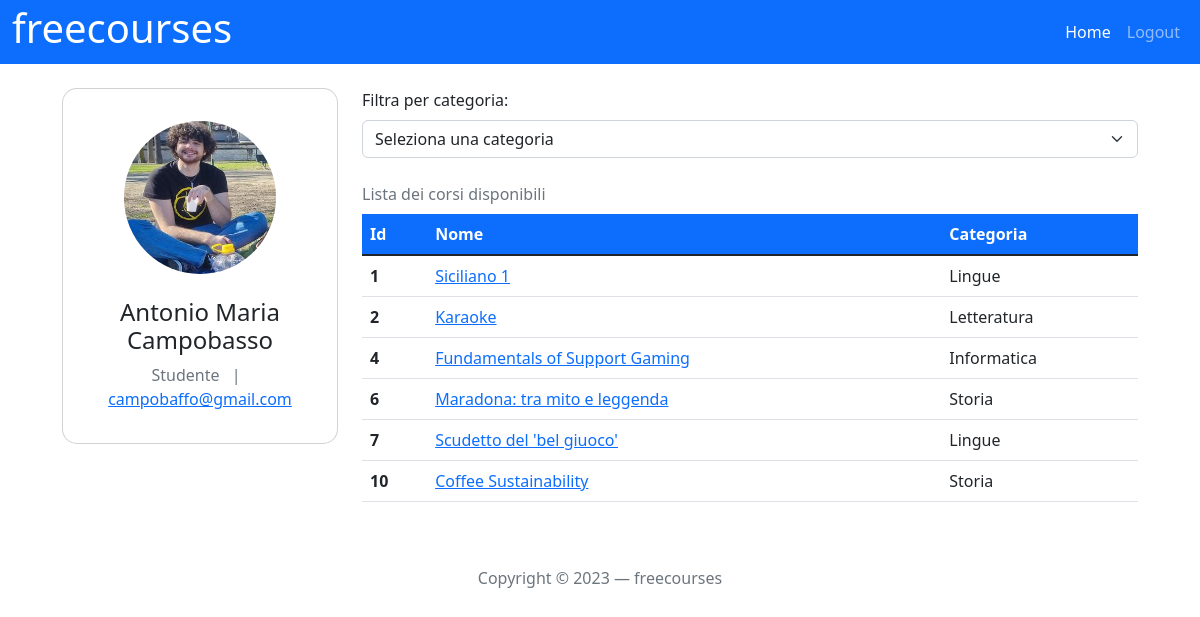
The page /home (signed in) on the database its author committed.
### tables this page shows
CREATE TABLE "UTENTI" (
	"mail"	TEXT NOT NULL UNIQUE,
	"password"	TEXT NOT NULL,
	"nome"	TEXT NOT NULL,
	"cognome"	TEXT NOT NULL,
	"docente"	INTEGER NOT NULL,
	"immagine_profilo"	TEXT NOT NULL,
	PRIMARY KEY("mail")
);

CREATE TABLE "CORSI" (
	"id_corso"	INTEGER NOT NULL UNIQUE,
	"titolo"	TEXT NOT NULL,
	"descrizione"	TEXT NOT NULL,
	"categoria"	TEXT NOT NULL,
	"immagine_corso"	TEXT NOT NULL,
	"nome_docente"	TEXT NOT NULL,
	"prerequisiti"	TEXT,
	FOREIGN KEY("nome_docente") REFERENCES "UTENTI"("mail"),
	PRIMARY KEY("id_corso" AUTOINCREMENT)
);

### app.py (the view, shortened to what this page needs)
@app.route('/home')
@login_required
def home():
    corsi = dao.get_corsi()
    return render_template('home.html', corsi=corsi)

### app.py (called while the page is built)
@login_manager.user_loader
def load_user(user_mail):
    utente = dao.get_user_by_mail(user_mail)
    if utente is not None:
        user = User(mail=utente['mail'], password=utente['password'],
                    nome=utente['nome'], cognome=utente['cognome'], docente=utente['docente'],
                    immagine_profilo=utente['immagine_profilo'])
    else:
        user = None
    return user

### dao.py (called while the page is built)
def get_user_by_mail(mail):
    conn = sqlite3.connect('db/gestione_corsi.db')
    conn.row_factory = sqlite3.Row
    cursor = conn.cursor()
    sql = 'SELECT * FROM UTENTI WHERE mail = ?'
    cursor.execute(sql, (mail,))
    user = cursor.fetchone()
    cursor.close()
    conn.close()
    return user

def get_corsi():
    conn = sqlite3.connect('db/gestione_corsi.db')
    conn.row_factory = sqlite3.Row
    cursor = conn.cursor()
    sql = 'SELECT * FROM CORSI ORDER BY CORSI.id_corso'
    cursor.execute(sql)
    courses = cursor.fetchall()
    cursor.close()
    conn.close()
    return courses

### templates/home.html (shortened to what this page needs)
{% extends "base.html" %}
{% block home_active %}active{% endblock %}
{% block content %}
<main class="col-lg-8 col-md-12">
  {% if current_user.docente == 1 %}
  <table class="table table-hover caption-top">
    <caption>Lista dei corsi</caption>
    <thead id="mythead">
      <tr>
        <th scope="col">Id</th>
        <th scope="col">Nome</th>
        <th scope="col">Categoria</th>
        <th scope="col">Numero di iscritti</th>
      </tr>
    </thead>
    <tbody class="table-group-divider">
      {% for corso in corsi_docente %}
      <tr>
        <th scope="row">{{ corso.id_corso }}</th>
        <td><a href="{{url_for('single_course', id=corso.id_corso)}}">{{ corso.titolo }}</a></td>
        <td>{{ corso.categoria }}</td>
        <td>{{ corso.n_iscritti }}</td>
      </tr>
    </tbody>
    {% endfor %}
  </table>
  {% else %}
  <section class="filtro mb-3">
    <label for="categoryTextInput" class="form-label">Filtra per categoria:</label>
    <select id="filtercategories" name="filtro" class="form-select" aria-label="Default select example" >
      <option value="" >Seleziona una categoria</option>
    </select>
  </section>
  <table class="table table-hover caption-top">
    <caption>Lista dei corsi disponibili</caption>
    <thead id="mythead">
      <tr>
        <th scope="col">Id</th>
        <th scope="col">Nome</th>
        <th scope="col">Categoria</th>
      </tr>
    </thead>
    <tbody class=" table-group-divider">
      {% for corso in corsi %}
      <tr class="ifcorso">
        <th scope="row">{{ corso.id_corso }}</th>
        <td><a href="{{url_for('single_course', id=corso.id_corso)}}">{{ corso.titolo }}</a></td>
        <td class="corso_categoria">{{ corso.categoria }}</td>
      </tr>
    </tbody>
    {% endfor %}
  </table>
  {% endif %}
</main>
{% endblock %}

### templates/base.html (shortened to what this page needs)
<!doctype html>
<html lang="en">
<head>
  <link href="https://cdn.jsdelivr.net/npm/bootstrap@5.2.2/dist/css/bootstrap.min.css" rel="stylesheet"
>
  <link rel="stylesheet" href="{{ url_for('static', filename='style.css') }}">
</head>
<body>
  <header id="myheader">
    <nav class="navbar navbar-dark navbar-expand-lg mynavbar">
      <div class="container-fluid">
        <h1 class="display-10">freecourses</h1>
        <div class="collapse navbar-collapse" id="navbarSupportedContent">
          <ul class="navbar-nav ms-auto">
            {% if current_user.is_authenticated %}
            <li class="nav-item">
              <a class="nav-link {%block home_active%}{% endblock %}" aria-current="page"
                href="{{ url_for('home') }}">Home</a>
            </li>
            <li class="nav-item ">
                <a class="nav-link" href="{{ url_for('logout') }}">Logout</a>
            </li>
            {% endif %}
          </ul>
        </div>
      </div>
    </nav>
  </header>
  <div class="container-fluid mt-4">
    {% if current_user.is_authenticated %}
    <div class="row justify-content-md-center">
      <aside id="myaside" class="col-lg-3">
        <div class="container ">
            <div class="row d-flex justify-content-center align-items-center h-100">
                <div class="card" style="border-radius: 15px;">
                  <div class="card-body text-center">
                    <div class="mt-3 mb-4">
                      <img src="{{ url_for('static', filename=current_user.immagine_profilo) }}"
                        class="rounded-circle img-fluid" style="width: 70%;" alt="immagine profilo di {{current_user.immagine_profilo}}"/>
                    </div>
                    <h4 class="mb-2">{{ current_user.nome }} {{current_user.cognome }}</h4>
                    {% if current_user.docente == 0 %}
                    <p class="text-muted mb-3">Studente
                    {% else %}
                    <p class="text-muted mb-3">Docente
                    {% endif %}
                      <span class="mx-2">|</span> <a
                        href="#!">{{ current_user.mail }}</a></p>
                  </div>
                </div>
            </div>
          </div>
      </aside>
      {% endif %}
      {%block content %}{% endblock %}
    </div>
  </div>
  <footer class=" d-flex flex-column h-100">
    <div class="text-center mt-5 text-muted ">
      Copyright &copy; 2023 &mdash; freecourses
  </div>
  </footer>
</body>
</html>

### static/style.css (style rules this page uses)
.mynavbar { background-color: #0d6efd;; height: 4rem; }
#myheader h1 { color: white; }
#mythead { background-color: #0d6efd; }
#mythead { color: white; }

### rows shown on the page
UTENTI: immagine_profilo (picture), nome "Antonio Maria", cognome "Campobasso", mail "campobaffo@gmail.com"
CORSI: id_corso "1", titolo "Siciliano 1", categoria "Lingue"
CORSI: id_corso "2", titolo "Karaoke", categoria "Letteratura"
CORSI: id_corso "4", titolo "Fundamentals of Support Gaming", categoria "Informatica"
CORSI: id_corso "6", titolo "Maradona: tra mito e leggenda", categoria "Storia"
CORSI: id_corso "7", titolo "Scudetto del 'bel giuoco'", categoria "Lingue"
CORSI: id_corso "10", titolo "Coffee Sustainability", categoria "Storia"
